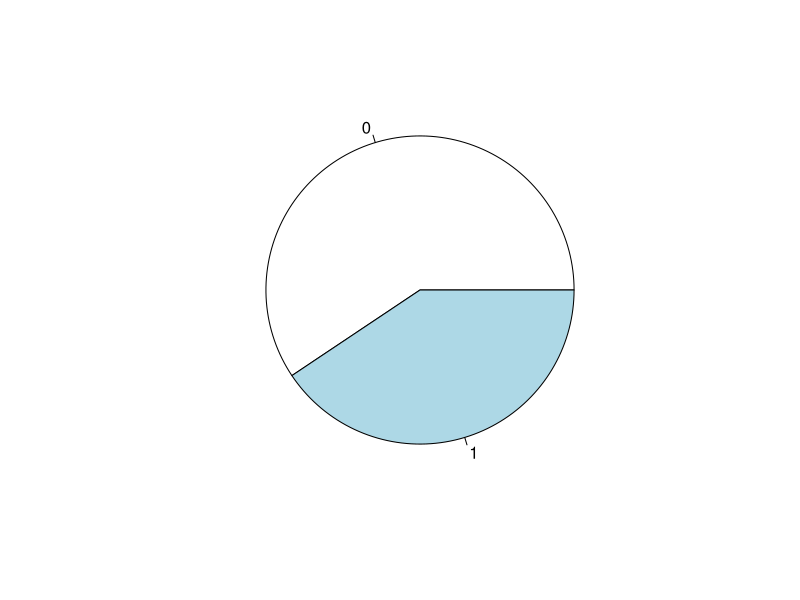
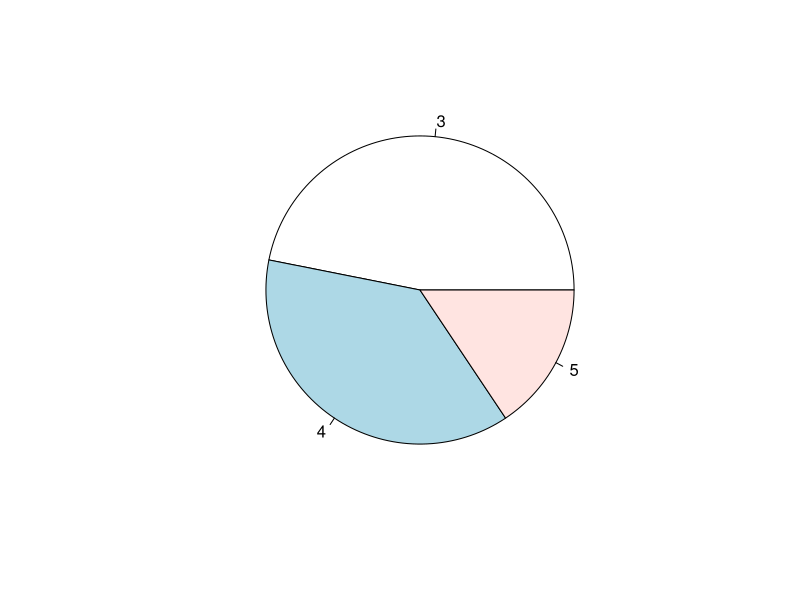
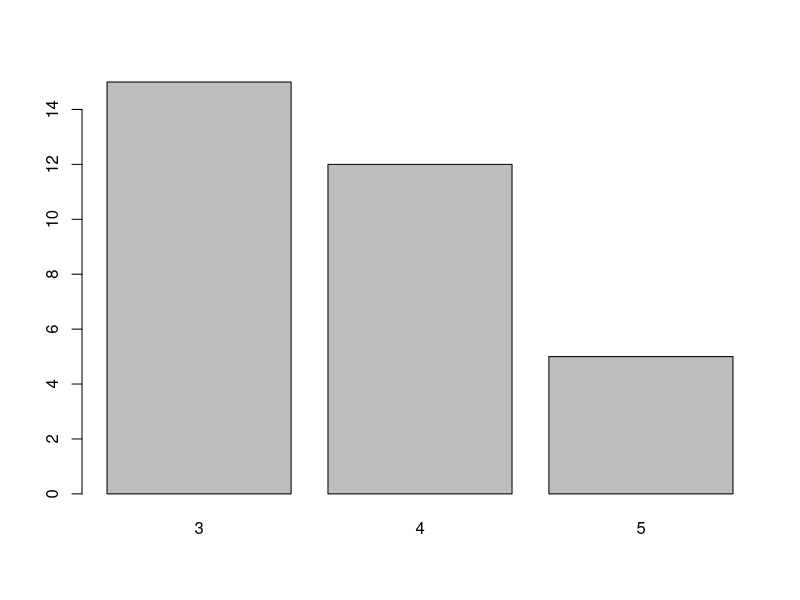
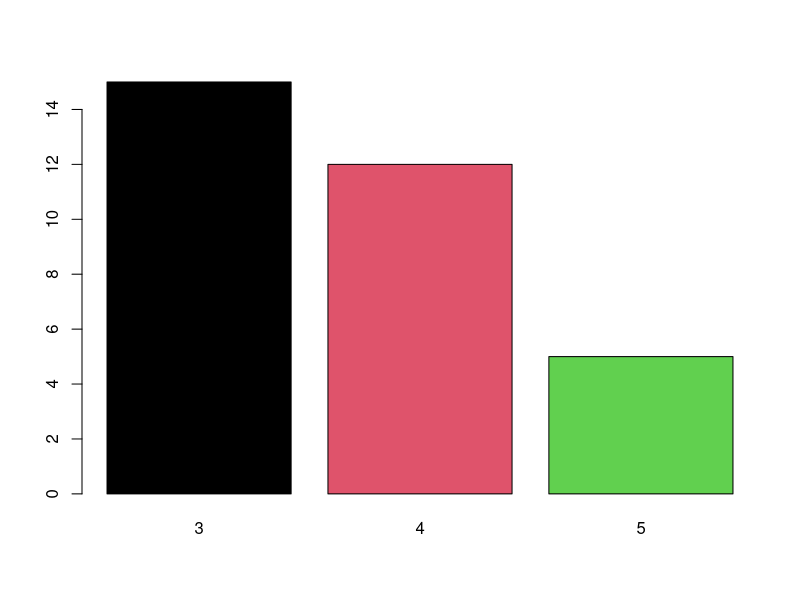
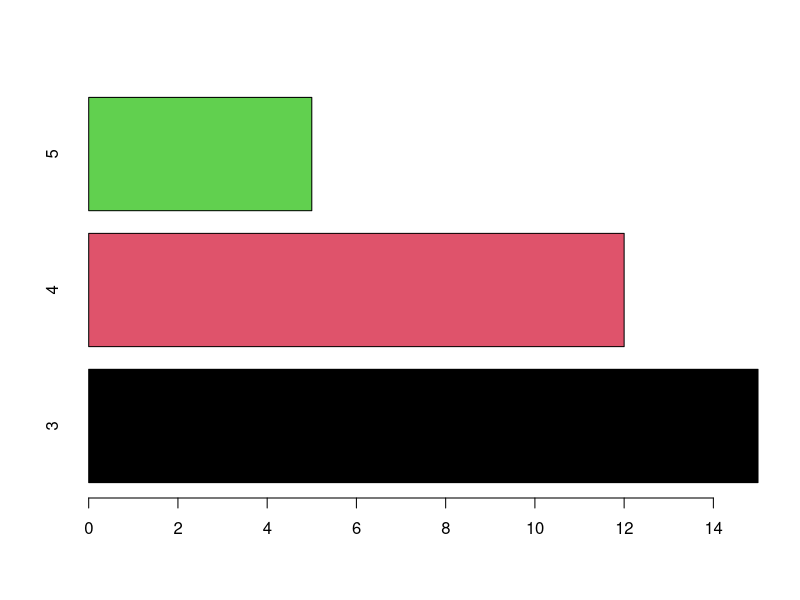
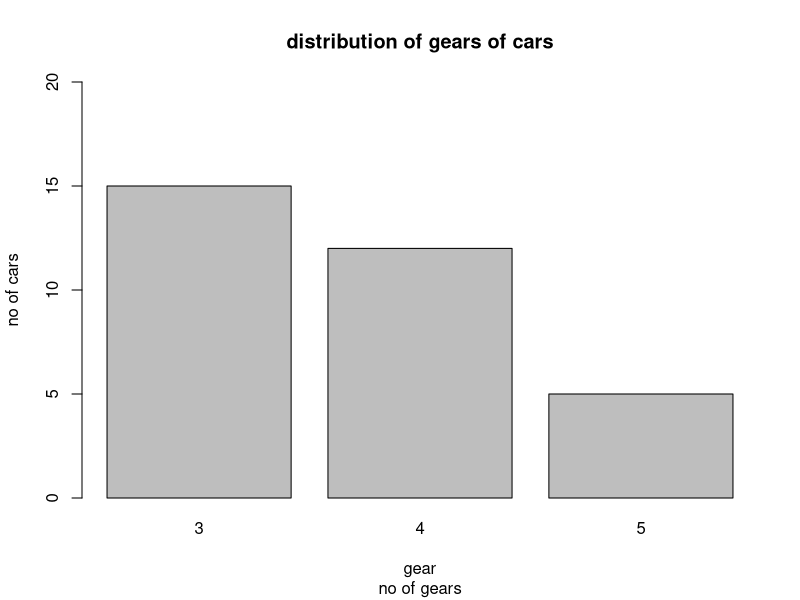

Source code (R) for these figures, in order: (Note: this script raises an error after producing the figures.)
#analysis of dataset mtcars using dplyr
#learn to use dplyr pacakge for mtcars

library(dplyr)
?mtcars
mtcars
#structure of dataset
str(mtcars)
head(mtcars)
tail(mtcars)
row(mtcars)
col(mtcars)

dim(mtcars)
#columns
names(mtcars) #carname

rownames(mtcars) #row name

summary(mtcars) #summary of dataset

#summary activities

t1 = table(mtcars$am)
pie(t1)

t2 =table(mtcars$gear)
pie(t2)
barplot(t2)
barplot(t2, col=1:3)
barplot(t2, col=1:3, horiz = T)
barplot(t2, ol=c('green','blue','yellow'), xlab='gear', ylab='no of cars', ylim=c(0,20))
title(main='distribution of gears of cars', sub='no of gears')

#using dplyr %>% is chaining function 
#selecting first 5 cars and 10th car
mtcars %>% select (mpg) %>% slice (c(1:5, 10))

#to select sample
mtcars %>% sample_n(3)
mtcars %>%slice(C(1,5,7))
mtcars %>% sample_frac(.2)
#to randomny select a column
mtcars %>% select(sample(x=c(1:11), size=2))  %>%head
sample(x=1:11, size=2)

#to add another column by certain percentage(it doesnt add to the new dataset)
mtcars %>%mutate( newmpg =mpg *1.1)

#select for columns, slice for rows

#sort the mtcars according to mpg
mtcars %>% arrange(mpg)   #asceding order of mileage
mtcars %>% arrange(am, desc(mpg)) %>% select(am,mpg) #descending order of mpg, ascending order of am

#extra
mtcars %>% select(hp)  %>%slice

#naming the column 
mtcars %>% mutate (rn =rownames(mtcars)) %>% select(rn,mpg,gear) 

#to add another column by certain percentage(it doesnt add to the new dataset)
mtcars %>%mutate (newmpg =mpg *1.1)
mutate(mtcars, newmpg=mpg*1.2)

                  
#average mileage of cars
#type of Tx, mean(mpg)
mtcars %>% group_by(am) %>% summarise(MeanMPG = mean(mpg)) 
mtcars %>% group_by(am) %>% summarise(MeanMPG = mean(mpg), maxHP= max(hp), MinWT= min(wt))
mtcars %>% group_by(gear) %>% summarise(MeanMPG=mean(mpg))
                                      